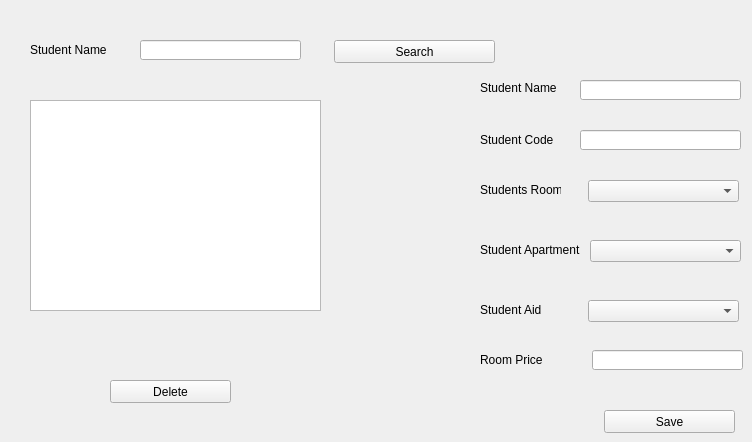
      <widget class="QWidget" name="tab_6">
       <attribute name="title">
        <string>Update/Delete</string>
       </attribute>
       <widget class="QLabel" name="label_9">
        <property name="geometry">
         <rect>
          <x>480</x>
          <y>350</y>
          <width>81</width>
          <height>20</height>
         </rect>
        </property>
        <property name="text">
         <string>Room Price</string>
        </property>
       </widget>
       <widget class="QLineEdit" name="lineEdit_5">
        <property name="geometry">
         <rect>
          <x>580</x>
          <y>130</y>
          <width>161</width>
          <height>20</height>
         </rect>
        </property>
       </widget>
       <widget class="QPushButton" name="pushButton_10">
        <property name="geometry">
         <rect>
          <x>604</x>
          <y>410</y>
          <width>131</width>
          <height>23</height>
         </rect>
        </property>
        <property name="text">
         <string>Save</string>
        </property>
       </widget>
       <widget class="QLabel" name="label_10">
        <property name="geometry">
         <rect>
          <x>480</x>
          <y>130</y>
          <width>81</width>
          <height>20</height>
         </rect>
        </property>
        <property name="text">
         <string>Student Code</string>
        </property>
       </widget>
       <widget class="QLabel" name="label_11">
        <property name="geometry">
         <rect>
          <x>480</x>
          <y>300</y>
          <width>81</width>
          <height>20</height>
         </rect>
        </property>
        <property name="text">
         <string>Student Aid</string>
        </property>
       </widget>
       <widget class="QLabel" name="label_12">
        <property name="geometry">
         <rect>
          <x>480</x>
          <y>180</y>
          <width>81</width>
          <height>20</height>
         </rect>
        </property>
        <property name="text">
         <string>Students Room</string>
        </property>
       </widget>
       <widget class="QLineEdit" name="lineEdit_6">
        <property name="geometry">
         <rect>
          <x>592</x>
          <y>350</y>
          <width>151</width>
          <height>20</height>
         </rect>
        </property>
       </widget>
       <widget class="QPushButton" name="pushButton_11">
        <property name="geometry">
         <rect>
          <x>334</x>
          <y>40</y>
          <width>161</width>
          <height>23</height>
         </rect>
        </property>
        <property name="text">
         <string>Search</string>
        </property>
       </widget>
       <widget class="QComboBox" name="comboBox_6">
        <property name="geometry">
         <rect>
          <x>590</x>
          <y>240</y>
          <width>151</width>
          <height>22</height>
         </rect>
        </property>
       </widget>
       <widget class="QPushButton" name="pushButton_12">
        <property name="geometry">
         <rect>
          <x>110</x>
          <y>380</y>
          <width>121</width>
          <height>23</height>
         </rect>
        </property>
        <property name="text">
         <string>Delete</string>
        </property>
       </widget>
       <widget class="QComboBox" name="comboBox_7">
        <property name="geometry">
         <rect>
          <x>588</x>
          <y>180</y>
          <width>151</width>
          <height>22</height>
         </rect>
        </property>
       </widget>
       <widget class="QComboBox" name="comboBox_8">
        <property name="geometry">
         <rect>
          <x>588</x>
          <y>300</y>
          <width>151</width>
          <height>22</height>
         </rect>
        </property>
       </widget>
       <widget class="QLabel" name="label_13">
        <property name="geometry">
         <rect>
          <x>480</x>
          <y>240</y>
          <width>101</width>
          <height>20</height>
         </rect>
        </property>
        <property name="text">
         <string>Student Apartment </string>
        </property>
       </widget>
       <widget class="QLineEdit" name="lineEdit_7">
        <property name="geometry">
         <rect>
          <x>140</x>
          <y>40</y>
          <width>161</width>
          <height>20</height>
         </rect>
        </property>
       </widget>
       <widget class="QLabel" name="label_14">
        <property name="geometry">
         <rect>
          <x>30</x>
          <y>40</y>
          <width>81</width>
          <height>20</height>
         </rect>
        </property>
        <property name="text">
         <string>Student Name</string>
        </property>
       </widget>
       <widget class="QTextEdit" name="textEdit_2">
        <property name="geometry">
         <rect>
          <x>30</x>
          <y>100</y>
          <width>291</width>
          <height>211</height>
         </rect>
        </property>
       </widget>
       <widget class="QLineEdit" name="lineEdit_21">
        <property name="geometry">
         <rect>
          <x>580</x>
          <y>80</y>
          <width>161</width>
          <height>20</height>
         </rect>
        </property>
       </widget>
       <widget class="QLabel" name="label_29">
        <property name="geometry">
         <rect>
          <x>480</x>
          <y>80</y>
          <width>81</width>
          <height>16</height>
         </rect>
        </property>
        <property name="text">
         <string>Student Name</string>
        </property>
       </widget>
      </widget>
